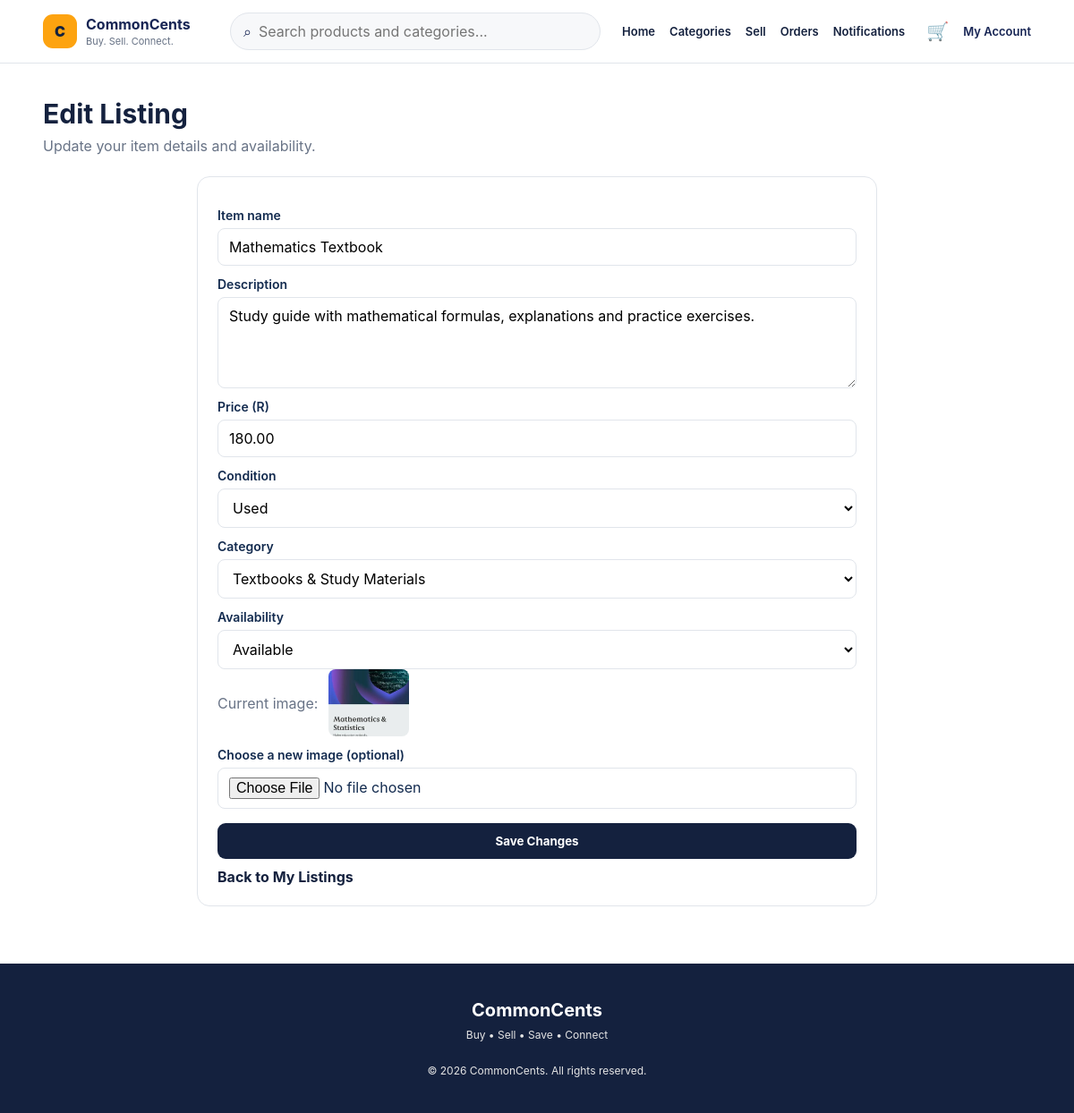
The page /frontend/edit-listing.php?id=6 (signed in) on the database its author committed.
### tables this page shows
CREATE TABLE IF NOT EXISTS `listing` (
  `listingID` int NOT NULL AUTO_INCREMENT,
  `title` varchar(100) NOT NULL,
  `description` text,
  `price` decimal(10,2) NOT NULL,
  `type` enum('New','Used') NOT NULL,
  `imageURL` varchar(255) DEFAULT NULL,
  `datePosted` datetime NOT NULL,
  `status` enum('Available','Reserved','Sold') NOT NULL,
  `userID` int NOT NULL,
  `categoryID` int NOT NULL,
  PRIMARY KEY (`listingID`),
  KEY `fk_listing_user` (`userID`),
  KEY `fk_listing_category` (`categoryID`)
);

CREATE TABLE IF NOT EXISTS `category` (
  `categoryID` int NOT NULL AUTO_INCREMENT,
  `categoryName` varchar(50) NOT NULL,
  PRIMARY KEY (`categoryID`)
);

### classes/Category.php (called while the page is built, shortened)
<?php
require_once __DIR__ . '/../config/database.php';
class Category
{
    public function getAll()
    {
        global $conn;
        $sql = "SELECT *
                FROM category
                ORDER BY categoryName ASC";
        return $conn->query($sql);
    }
}
?>

### frontend/edit-listing.php (the view, shortened to what this page needs)
<?php
require_once __DIR__ . '/../classes/Listing.php';
require_once __DIR__ . '/../classes/Category.php';
$userID = (int) $_SESSION['userID'];
$listingID = filter_input(INPUT_GET, 'id', FILTER_VALIDATE_INT) ?: filter_input(INPUT_POST, 'listingID', FILTER_VALIDATE_INT);
$categoryModel = new Category();
$stmt = $conn->prepare('SELECT * FROM listing WHERE listingID = ? AND userID = ?');
$stmt->bind_param('ii', $listingID, $userID);
$stmt->execute();
$listing = $stmt->get_result()->fetch_assoc();
$categories = $categoryModel->getAll();
function editListingEscape($value) {
    return htmlspecialchars((string) $value, ENT_QUOTES, 'UTF-8');
}
?>
<!doctype html>
<html lang="en">
    <head>
        <link rel="stylesheet" href="../assets/styles.css">
    </head>
    <body class="page-my-listings">
        <?php require __DIR__ . '/../partials/marketplace-nav.php'; ?>
        <main class="sell-page edit-listing-page">
            <div class="page-heading">
                <h1>Edit Listing</h1>
                <p>Update your item details and availability.</p>
            </div>
            <section class="sell-card">
                <form method="post" enctype="multipart/form-data">
                    <label for="title">Item name</label>
                    <input id="title" name="title" maxlength="100" required value="<?= editListingEscape($_POST['title'] ?? $listing['title']) ?>">
                    <label for="description">Description</label>
                    <textarea id="description" name="description" rows="4" required><?= editListingEscape($_POST['description'] ?? $listing['description']) ?></textarea>
                    <label for="price">Price (R)</label>
                    <input id="price" name="price" type="number" min="0.01" step="0.01" required value="<?= editListingEscape($_POST['price'] ?? $listing['price']) ?>">
                    <label for="type">Condition</label>
                    <select id="type" name="type">
                        <option value="Used" <?= (($_POST['type'] ?? $listing['type']) === 'Used') ? 'selected' : '' ?>>Used</option>
                    </select>
                    <label for="categoryID">Category</label>
                    <select id="categoryID" name="categoryID" required>
                        <?php while ($category = $categories->fetch_assoc()): ?>
                            <option value="<?= (int) $category['categoryID'] ?>" <?= ((int) ($_POST['categoryID'] ?? $listing['categoryID']) === (int) $category['categoryID']) ? 'selected' : '' ?>><?= editListingEscape($category['categoryName']) ?></option>
                        <?php endwhile; ?>
                    </select>
                    <label for="status">Availability</label>
                    <select id="status" name="status" required>
                        <?php foreach (['Available', 'Reserved', 'Sold'] as $statusOption): ?>
                            <option value="<?= $statusOption ?>" <?= (($_POST['status'] ?? $listing['status']) === $statusOption) ? 'selected' : '' ?>><?= $statusOption ?></option>
                        <?php endforeach; ?>
                    </select>
                    <?php if (!empty($listing['imageURL'])): ?>
                        <p class="current-listing-image">Current image: <img src="<?= editListingEscape($listing['imageURL']) ?>" alt="Current listing image"></p>
                    <?php endif; ?>
                    <label for="listingImage">Choose a new image (optional)</label>
                    <input id="listingImage" name="listingImage" type="file" accept="image/jpeg,image/png,image/webp">
                    <button class="sell-submit" type="submit" name="update_listing" value="1">Save Changes</button>
                </form>
                <p class="listing-view-link"><a href="my-listings.php">Back to My Listings</a></p>
            </section>
        </main>
        <footer class="site-footer">
            <div class="footer-content"><h2>CommonCents</h2><p>Buy • Sell • Save • Connect</p></div>
            <p>© <?= date('Y') ?> CommonCents. All rights reserved.</p>
        </footer>
    </body>
</html>

### rows shown on the page
listing: title "Mathematics Textbook", description "Study guide with mathematical formulas, explanations and practice exercises.", price "180.00", type "Used", categoryID "Textbooks & Study Materials", status "Available", imageURL (picture)
